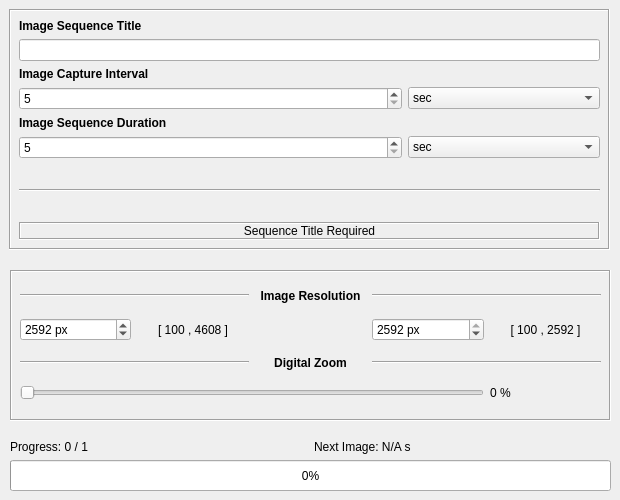
    <widget class="QWidget" name="main_imaging_tab">
     <attribute name="title">
      <string>IMAGING</string>
     </attribute>
     <widget class="QFrame" name="imaging_settings_frame">
      <property name="geometry">
       <rect>
        <x>10</x>
        <y>270</y>
        <width>601</width>
        <height>151</height>
       </rect>
      </property>
      <property name="frameShape">
       <enum>QFrame::Box</enum>
      </property>
      <property name="frameShadow">
       <enum>QFrame::Sunken</enum>
      </property>
      <widget class="QWidget" name="gridLayoutWidget_2">
       <property name="geometry">
        <rect>
         <x>10</x>
         <y>10</y>
         <width>581</width>
         <height>131</height>
        </rect>
       </property>
       <layout class="QGridLayout" name="gridLayout_2">
        <item row="1" column="4">
         <widget class="QLabel" name="imaging_y_resolution_range_text_label">
          <property name="text">
           <string>[ 100 , 2592 ]</string>
          </property>
          <property name="alignment">
           <set>Qt::AlignCenter</set>
          </property>
         </widget>
        </item>
        <item row="2" column="2">
         <widget class="QLabel" name="imaging_digital_zoom_text_label">
          <property name="text">
           <string>&lt;html&gt;&lt;head/&gt;&lt;body&gt;&lt;p align=&quot;center&quot;&gt;&lt;span style=&quot; font-weight:700;&quot;&gt;Digital Zoom&lt;/span&gt;&lt;/p&gt;&lt;/body&gt;&lt;/html&gt;</string>
          </property>
         </widget>
        </item>
        <item row="2" column="3" colspan="2">
         <widget class="Line" name="line_9">
          <property name="orientation">
           <enum>Qt::Horizontal</enum>
          </property>
         </widget>
        </item>
        <item row="2" column="0" colspan="2">
         <widget class="Line" name="line_5">
          <property name="orientation">
           <enum>Qt::Horizontal</enum>
          </property>
         </widget>
        </item>
        <item row="1" column="1">
         <widget class="QLabel" name="imaging_x_resolution_range_text_label">
          <property name="enabled">
           <bool>true</bool>
          </property>
          <property name="text">
           <string>[ 100 , 4608 ]</string>
          </property>
          <property name="alignment">
           <set>Qt::AlignCenter</set>
          </property>
         </widget>
        </item>
        <item row="0" column="3" colspan="2">
         <widget class="Line" name="line_19">
          <property name="orientation">
           <enum>Qt::Horizontal</enum>
          </property>
         </widget>
        </item>
        <item row="0" column="2">
         <widget class="QLabel" name="imaging_image_resolution_text_label">
          <property name="text">
           <string>&lt;html&gt;&lt;head/&gt;&lt;body&gt;&lt;p align=&quot;center&quot;&gt;&lt;span style=&quot; font-weight:700;&quot;&gt;Image Resolution&lt;/span&gt;&lt;/p&gt;&lt;/body&gt;&lt;/html&gt;</string>
          </property>
         </widget>
        </item>
        <item row="0" column="0" colspan="2">
         <widget class="Line" name="line_6">
          <property name="orientation">
           <enum>Qt::Horizontal</enum>
          </property>
         </widget>
        </item>
        <item row="3" column="4">
         <widget class="QLabel" name="imaging_digital_zoom_value_label">
          <property name="text">
           <string>0 %</string>
          </property>
         </widget>
        </item>
        <item row="3" column="0" colspan="4">
         <widget class="QSlider" name="imaging_digital_zoom_horizontalSlider">
          <property name="minimum">
           <number>0</number>
          </property>
          <property name="maximum">
           <number>99</number>
          </property>
          <property name="value">
           <number>0</number>
          </property>
          <property name="orientation">
           <enum>Qt::Horizontal</enum>
          </property>
          <property name="invertedAppearance">
           <bool>false</bool>
          </property>
          <property name="invertedControls">
           <bool>true</bool>
          </property>
         </widget>
        </item>
        <item row="1" column="0">
         <widget class="QSpinBox" name="imaging_x_resolution_value_spinBox">
          <property name="suffix">
           <string> px</string>
          </property>
          <property name="minimum">
           <number>100</number>
          </property>
          <property name="maximum">
           <number>4608</number>
          </property>
          <property name="value">
           <number>2592</number>
          </property>
         </widget>
        </item>
        <item row="1" column="3">
         <widget class="QSpinBox" name="imaging_y_resolution_value_spinBox">
          <property name="suffix">
           <string> px</string>
          </property>
          <property name="minimum">
           <number>100</number>
          </property>
          <property name="maximum">
           <number>2592</number>
          </property>
          <property name="value">
           <number>2592</number>
          </property>
         </widget>
        </item>
       </layout>
      </widget>
     </widget>
     <widget class="QWidget" name="gridLayoutWidget_9">
      <property name="geometry">
       <rect>
        <x>10</x>
        <y>440</y>
        <width>601</width>
        <height>51</height>
       </rect>
      </property>
      <layout class="QGridLayout" name="gridLayout_9">
       <item row="0" column="1">
        <widget class="QLabel" name="imaging_countdown_value_label">
         <property name="text">
          <string>Next Image: N/A s</string>
         </property>
        </widget>
       </item>
       <item row="1" column="0" colspan="2">
        <widget class="QProgressBar" name="imaging_progress_progressBar">
         <property name="enabled">
          <bool>true</bool>
         </property>
         <property name="sizePolicy">
          <sizepolicy hsizetype="Expanding" vsizetype="MinimumExpanding">
           <horstretch>0</horstretch>
           <verstretch>0</verstretch>
          </sizepolicy>
         </property>
         <property name="value">
          <number>0</number>
         </property>
        </widget>
       </item>
       <item row="0" column="0">
        <widget class="QLabel" name="imaging_progress_value_label">
         <property name="text">
          <string>Progress: 0 / 1</string>
         </property>
        </widget>
       </item>
      </layout>
     </widget>
     <widget class="QFrame" name="timelapse_setup_frame">
      <property name="enabled">
       <bool>true</bool>
      </property>
      <property name="geometry">
       <rect>
        <x>9</x>
        <y>9</y>
        <width>601</width>
        <height>241</height>
       </rect>
      </property>
      <property name="frameShape">
       <enum>QFrame::Box</enum>
      </property>
      <property name="frameShadow">
       <enum>QFrame::Sunken</enum>
      </property>
      <widget class="QWidget" name="gridLayoutWidget">
       <property name="geometry">
        <rect>
         <x>10</x>
         <y>10</y>
         <width>581</width>
         <height>221</height>
        </rect>
       </property>
       <layout class="QGridLayout" name="gridLayout">
        <item row="3" column="0" colspan="2">
         <widget class="QSpinBox" name="imaging_image_capture_interval_value_spinBox">
          <property name="enabled">
           <bool>true</bool>
          </property>
          <property name="suffix">
           <string/>
          </property>
          <property name="minimum">
           <number>5</number>
          </property>
          <property name="maximum">
           <number>99999999</number>
          </property>
          <property name="value">
           <number>5</number>
          </property>
         </widget>
        </item>
        <item row="5" column="0" colspan="2">
         <widget class="QSpinBox" name="imaging_image_sequence_duration_value_spinBox">
          <property name="enabled">
           <bool>true</bool>
          </property>
          <property name="suffix">
           <string/>
          </property>
          <property name="minimum">
           <number>5</number>
          </property>
          <property name="maximum">
           <number>99999999</number>
          </property>
          <property name="value">
           <number>5</number>
          </property>
         </widget>
        </item>
        <item row="3" column="2">
         <widget class="QComboBox" name="imaging_image_capture_interval_units_comboBox">
          <item>
           <property name="text">
            <string>sec</string>
           </property>
          </item>
          <item>
           <property name="text">
            <string>min</string>
           </property>
          </item>
          <item>
           <property name="text">
            <string>hrs</string>
           </property>
          </item>
         </widget>
        </item>
        <item row="5" column="2">
         <widget class="QComboBox" name="imaging_image_sequence_duration_units_comboBox">
          <item>
           <property name="text">
            <string>sec</string>
           </property>
          </item>
          <item>
           <property name="text">
            <string>min</string>
           </property>
          </item>
          <item>
           <property name="text">
            <string>hrs</string>
           </property>
          </item>
         </widget>
        </item>
        <item row="1" column="0" colspan="3">
         <widget class="QLineEdit" name="imaging_image_sequence_title_value_lineEdit">
          <property name="enabled">
           <bool>true</bool>
          </property>
          <property name="toolTip">
           <string/>
          </property>
         </widget>
        </item>
        <item row="6" column="0" colspan="3">
         <spacer name="verticalSpacer_3">
          <property name="orientation">
           <enum>Qt::Vertical</enum>
          </property>
          <property name="sizeHint" stdset="0">
           <size>
            <width>20</width>
            <height>40</height>
           </size>
          </property>
         </spacer>
        </item>
        <item row="7" column="0" colspan="3">
         <widget class="Line" name="line">
          <property name="orientation">
           <enum>Qt::Horizontal</enum>
          </property>
         </widget>
        </item>
        <item row="8" column="0" colspan="3">
         <spacer name="verticalSpacer_2">
          <property name="orientation">
           <enum>Qt::Vertical</enum>
          </property>
          <property name="sizeHint" stdset="0">
           <size>
            <width>20</width>
            <height>40</height>
           </size>
          </property>
         </spacer>
        </item>
        <item row="9" column="0" colspan="3">
         <widget class="QLabel" name="imaging_directory_value_label">
          <property name="enabled">
           <bool>true</bool>
          </property>
          <property name="sizePolicy">
           <sizepolicy hsizetype="Preferred" vsizetype="MinimumExpanding">
            <horstretch>0</horstretch>
            <verstretch>0</verstretch>
           </sizepolicy>
          </property>
          <property name="frameShape">
           <enum>QFrame::Box</enum>
          </property>
          <property name="frameShadow">
           <enum>QFrame::Sunken</enum>
          </property>
          <property name="text">
           <string>Sequence Title Required</string>
          </property>
          <property name="alignment">
           <set>Qt::AlignCenter</set>
          </property>
         </widget>
        </item>
        <item row="2" column="0" colspan="3">
         <widget class="QLabel" name="imaging_image_capture_interval_text_label">
          <property name="text">
           <string>&lt;html&gt;&lt;head/&gt;&lt;body&gt;&lt;p&gt;&lt;span style=&quot; font-weight:700;&quot;&gt;Image Capture Interval&lt;/span&gt;&lt;/p&gt;&lt;/body&gt;&lt;/html&gt;</string>
          </property>
         </widget>
        </item>
        <item row="4" column="0" colspan="3">
         <widget class="QLabel" name="imaging_image_sequence_duration_text_label">
          <property name="text">
           <string>&lt;html&gt;&lt;head/&gt;&lt;body&gt;&lt;p&gt;&lt;span style=&quot; font-weight:700;&quot;&gt;Image Sequence Duration&lt;/span&gt;&lt;/p&gt;&lt;/body&gt;&lt;/html&gt;</string>
          </property>
         </widget>
        </item>
        <item row="0" column="0" colspan="3">
         <widget class="QLabel" name="imaging_image_sequence_title_text_label">
          <property name="text">
           <string>&lt;html&gt;&lt;head/&gt;&lt;body&gt;&lt;p&gt;&lt;span style=&quot; font-weight:700;&quot;&gt;Image Sequence Title&lt;/span&gt;&lt;/p&gt;&lt;/body&gt;&lt;/html&gt;</string>
          </property>
         </widget>
        </item>
       </layout>
      </widget>
     </widget>
    </widget>
